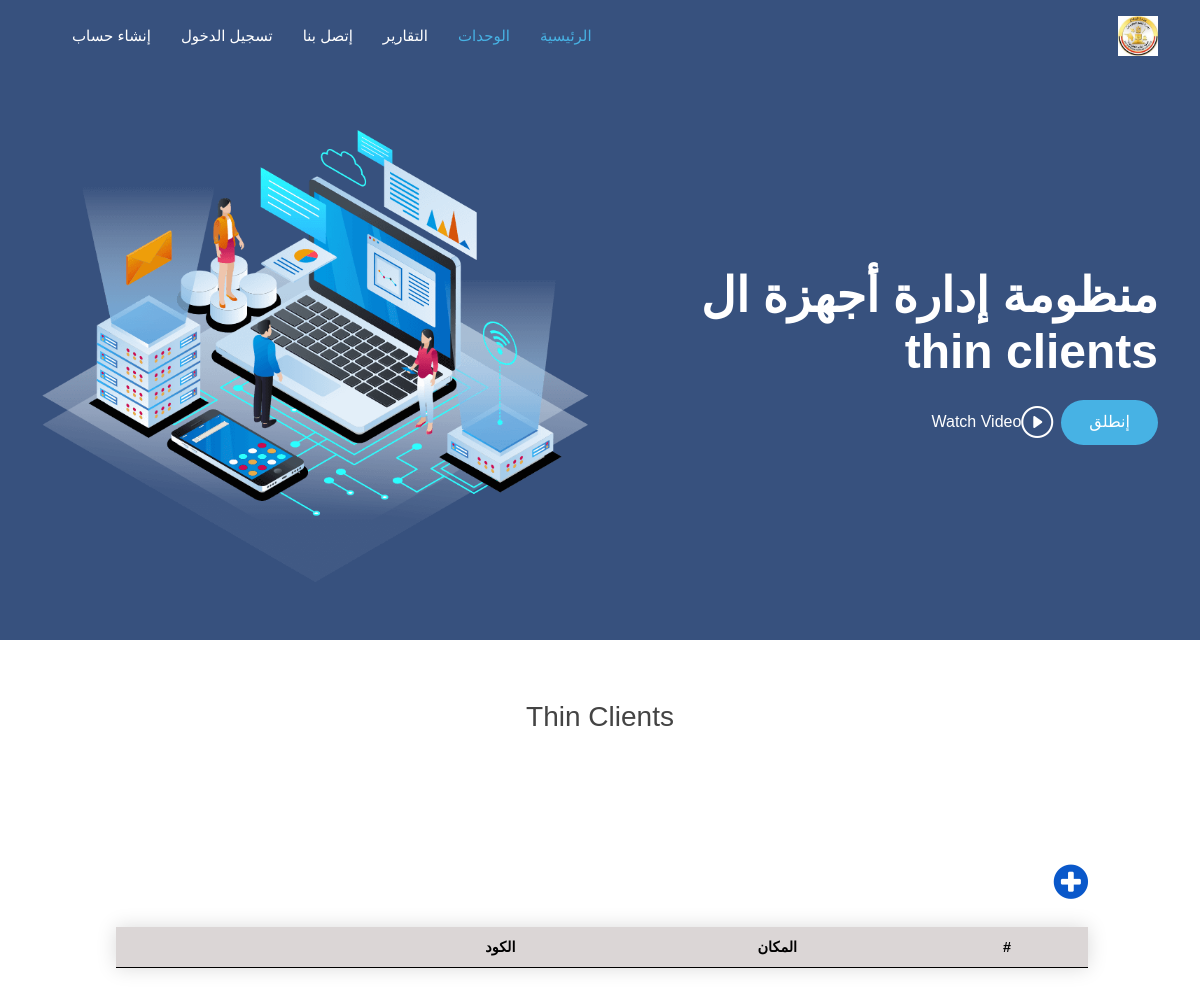
/devices/codePlace, run on an earlier commit of the app's database.
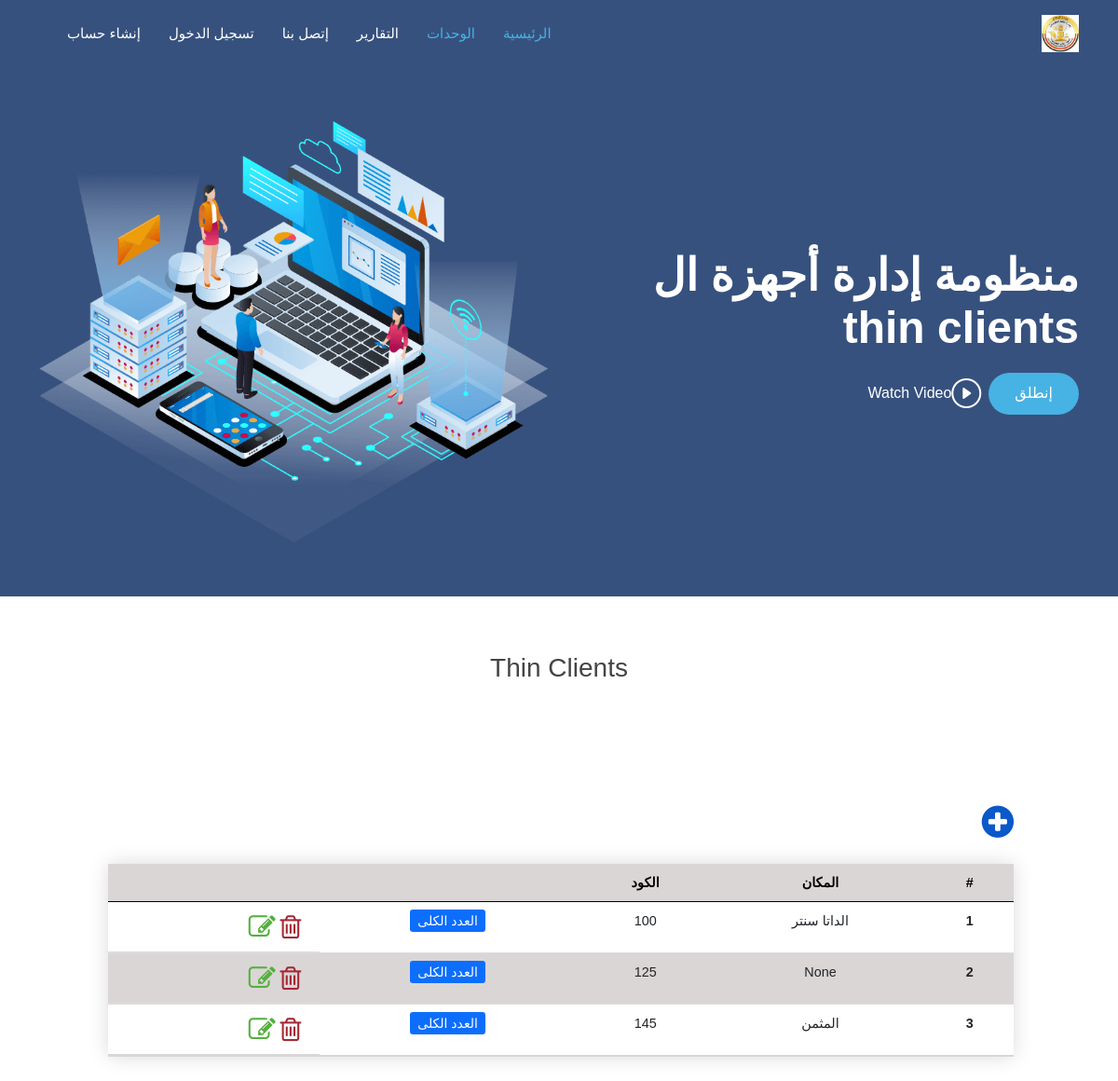
And on a later commit of the database.
### devices/models.py (models this page shows, shortened)
class ThinCodePlace(models.Model):
    code = models.ForeignKey(ThinCodeName, on_delete=models.CASCADE)
    place = models.CharField(max_length=255, null=True, blank=True)

class ThinCodeName(models.Model):
    NAME_CHOICES = (
        ('إدارة المشاة', 'إدارة المشاة'),
        ('إدارة المدرعات', 'إدارة المدرعات'),
        ('إدارة المدفعية', 'إدارة المدفعية'),
        ('إدارة المركبات', 'إدارة المركبات'),
        ('إدارة الشرطة العسكرية', 'إدارة الشرطة العسكرية'),
        ('إدارة الشؤون المعنوية', 'إدارة الشؤون المعنوية'),
        ('جهاز الرياضة العسكري', 'جهاز الرياضة العسكري'),
        ('هيئة التدريب للقوات المسلحة', 'هيئة التدريب للقوات المسلحة'),
        ('هيئة التفتيش للقوات المسلحة', 'هيئة التفتيش للقوات المسلحة'),
        ('إدارة الأسلحة والذخيرة', 'إدارة الأسلحة والذخيرة'),
        ('إدارة البحوث الفنية والتطوير', 'إدارة البحوث الفنية والتطوير'),
        ('مركز التنمية البشرية والعلوم السلوكية', 'مركز التنمية البشرية والعلوم السلوكية'),
        ('إدارة نوادي وفاندق ضباط ق.م', 'إدارة نوادي وفاندق ضباط ق.م'),
        (' جهاز مشروعات الخدمة الوطنية', 'جهاز مشروعات الخدمة الوطنية'),
        ('هيئة القضاء العسكري', 'هيئة القضاء العسكري'),
        ('إدارة المدعي العام', 'إدارة المدعي العام'),
        ('إدارة المحاكم العسكرية', 'إدارة المحاكم العسكرية'),
        ('إدارة الحرب الكيمائية', 'إدارة الحرب الكيمائية'),
        ('إدارة المتاحف العسكرية', 'إدارة المتاحف العسكرية'),
        ('قيادة قوات حرس الحدود', 'قيادة قوات حرس الحدود'),
        ('قيادة قوات الدفاع الشعبي والعسكري', 'قيادة قوات الدفاع الشعبي والعسكري'),
        ('إدارة الموسيقات العسكرية', 'إدارة الموسيقات العسكرية'),
        ('دار المحفوظات المركزية', 'دار المحفوظات المركزية'),
        ('المركز الرئيسية للتنبؤات الجوية', 'المركز الرئيسية للتنبؤات الجوية'),
        ('جهاز مراقبة وضمان الجودة/هيئة التسليح ق.م', 'جهاز مراقبة وضمان الجودة/هيئة التسليح ق.م'),
        (' إدارة التعليم والتدريب المهني', 'إدارة التعليم والتدريب المهني'),
        ('قيادة القوات الجوية', 'قيادة القوات الجوية'),
        ('المركز الإعلامي العسكري', 'المركز الإعلامي العسكري'),
        ('مركز تطوير وصيانة معدات النظم الألية', 'مركز تطوير وصيانة معدات النظم الألية'),
        ('مركز تدريب الية القيادة والسيطرة', 'مركز تدريب الية القيادة والسيطرة'),
        ('المنظومة تحرير', 'المنظومة تحرير'),
        ('إدارة المحفوظات المركزية', 'إدارة المحفوظات المركزية'),
        ('إدارة المياه', 'إدارة المياه'),
        ('إدارة الإشارة', 'إدارة الإشارة'),
        ('CCTV ', 'CCTV'),
        ('دفاع جوي', 'دفاع جوي'),
        ('جهاز تنمية الموارد المالية', 'جهاز تنمية الموارد المالية'),
        ('مؤسسة صندوق الجلاء للقوات المسلحة', 'مؤسسة صندوق الجلاء للقوات المسلحة'),
        ('صندوق التأميني التكميلي', 'صندوق التأميني التكميلي'),
        ('مؤسسة القروض', 'مؤسسة القروض'),
        ('صندوق التأمين الخاص', 'صندوق التأمين الخاص'),
        ('صندوق إسكان أفراد القوات المسلحة', 'صندوق إسكان أفراد القوات المسلحة'),
        ('هيئة الشؤون المالية للقوات المسلحة', 'هيئة الشؤون المالية للقوات المسلحة'),
        ('إدارة التفتيش والمحاسبات', 'إدارة التفتيش والمحاسبات'),
        ('إدارة الميزانية', 'إدارة الميزانية'),
        ('إدارة العلاقات العامة والتمويل الخارجي', 'إدارة العلاقات العامة والتمويل الخارجي'),
        ('الإدارة المركزية للمحاسبات', 'الإدارة المركزية للمحاسبات'),
        ('إدارة التأمين والمعاشات', 'إدارة التأمين والمعاشات'),
        ('هيئة التنظيم والإدارة للقوات المسلحة', 'هيئة التنظيم والإدارة للقوات المسلحة'),
        ('إدارة التجنيد والتعبئة', 'إدارة التجنيد والتعبئة'),
        ('إدارة السجلات العسكرية', 'إدارة السجلات العسكرية'),
        ('فرع الإنتقاء والتوجيه', 'فرع الإنتقاء والتوجي'),
        ('إدارة شؤون العاملين المدنيين', 'إدارة شؤون العاملين المدنيين'),
    )
    name = models.CharField(max_length=255, null=True, blank=True, choices=NAME_CHOICES, unique=True)
    code = models.IntegerField(blank=True, null=True)

### devices/views.py (the view)
# urls.py: path('codePlace', views.all_codeplace, name='code-place'),
def all_codeplace(request):
    units = ThinCodePlace.objects.all()
    names = [x for x in ThinCodeName.NAME_CHOICES if x in units.values_list('code__name', flat=True)]
    context = {"units": units, "unit_names": names}
    return render(request, 'devices/code_place.html', context)

### devices/templates/devices/code_place.html (shortened to what this page needs)
{% extends 'main.html' %}
{% load static %}
{% block body %}
    <main id="main">
      <section>
        <div class="section-title">
            <h3>Thin Clients</h3>
                    <div id="get-started" class="padd-section text-center" style="width: 90%;margin: 8rem 7rem;">
            <div style="display:flex; flex-direction:row;">
                <i data-bs-toggle="modal" data-bs-target="#createModal" class="fa fa-plus-circle" aria-hidden="true"
                   style="color:#0a58ca;display:flex; order: 1; font-size: 40px;"></i>
            </div>
            <table class="table styled-table" style="width: 90%;">
                <thead>
                <tr>
                    <th scope="col">#</th>
                    <th scope="col">المكان</th>
                                        <th scope="col">الكود</th>
                                     <th scope="col"></th>
                    <th scope="col"></th>
                </tr>
                </thead>
                <tbody>
                {% for unit in units %}
                    <tr>
                        <th scope="row">{{ unit.pk }}</th>
                        <td>{{ unit.place }}</td>
                        <td>{{ unit.code.code }}</td>
<td> <a class="btn-sm btn-primary" href="{% url 'code-total'  %}">العدد الكلى</a></td>
                        <td style="display:flex; flex-direction:row;"><i data-bs-toggle="modal"
                                                                         data-bs-target="#deleteModal"
                                                                         id="{{ unit.pk }}"
                                                                         style="color:#a52834; font-size:29px; margin-inline: 0.3rem;"
                                                                         class="fa fa-trash-o sara_delete"
                                                                         aria-hidden="true"></i>
                            <i data-bs-toggle="modal" data-bs-target="#updateModal"
                               style="color:#55b03f; font-size:29px;" id="{{ unit.pk }}"
                               class="fa fa-pencil-square-o sara_edit" aria-hidden="true"></i>
                        </td>
                    </tr>
                {% endfor %}
                </tbody>
            </table>
        </div>
        </div>
    </section>
    </main>
{% endblock body %}

What changed in the data, as far as the page shows it:
added ThinCodePlace: pk "1", place "الداتا سنتر", code.code "100"
added ThinCodePlace: pk "2", place "None", code.code "125"
added ThinCodePlace: pk "3", place "المثمن", code.code "145"
